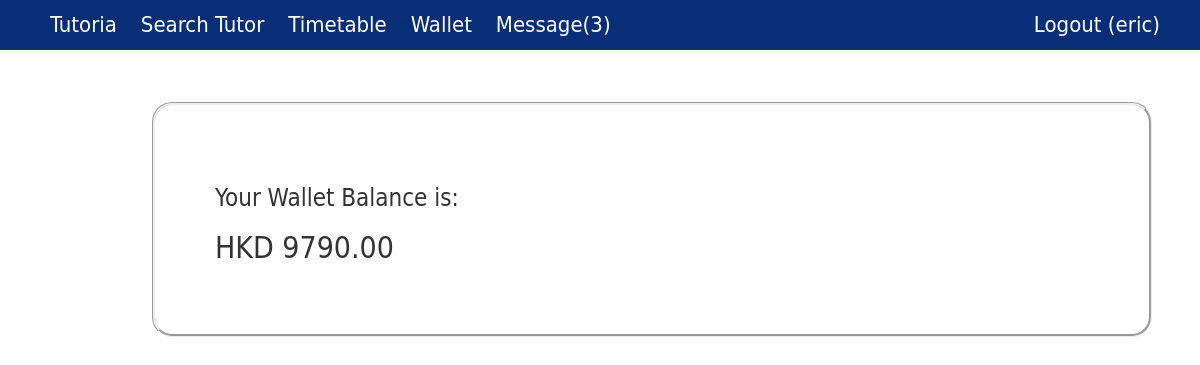
Page /wallet/ (signed in) on the earlier database version.
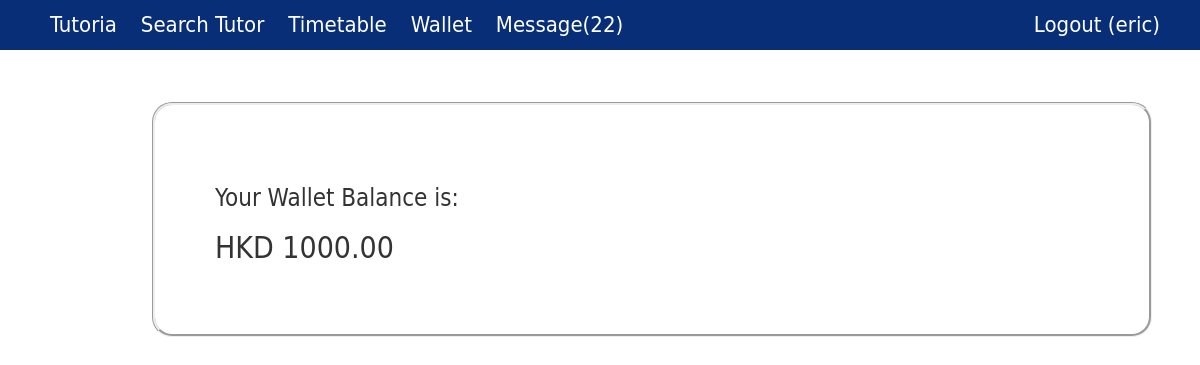
Same page on the later database version.
### core/models.py (models this page shows, shortened)
class Profile(models.Model):
    user = models.OneToOneField(User, on_delete=models.CASCADE)
    phone = models.CharField(max_length=20)
    user_type =  models.ForeignKey(UserType)
    wallet = models.OneToOneField(Wallet)
    @property
    def hasNotification(self):
        return len(Notification.objects.filter(profile=self))>0
    @property
    def getNotificationNum(self):
        return len(Notification.objects.filter(profile=self))

class Wallet(models.Model):
    amount = models.DecimalField(max_digits=20, decimal_places=2, default=0.0, blank=True, null=True)

### core/views.py (the view)
# urls.py: url(r'^wallet/$', views.viewWallet, name='view_wallet'),
@login_required
def viewWallet(request):
    if request.user.username =="admin":
        return HttpResponse("You logged in as admin.")
    wallet = request.user.profile.wallet
    context={'amount':wallet.amount}
    return render(request, 'view_wallet.html', context)

### core/templates/view_wallet.html (shortened to what this page needs)
{% extends 'base.html' %}
{% block content %}
    <h3>Your Wallet Balance is:</h3>
    <h2>HKD {{amount}}</h2>
{% endblock %}

### core/templates/base.html (shortened to what this page needs)
{% load static %}
<!DOCTYPE html>
<html>
<head>
    <link rel="stylesheet" href="https://maxcdn.bootstrapcdn.com/bootstrap/3.3.7/css/bootstrap.min.css">
    <link rel="stylesheet" href="{% static 'css/base.css' %}">
</head>
<body>
    <div id="wrapper">
        <header>
            <nav id="navigation">
                <ul>
                    <a href="{% url 'homepage' %}">
                        <li>Tutoria</li>
                    </a>
                    {% if user.is_authenticated %}
                    <a href="{% url 'search_tutor' %}">
                        <li>Search Tutor</li>
                    </a>
                    <a href="{% url 'view_timetable' %}">
                        <li>Timetable</li>
                    </a>
                    <a href="{% url 'view_wallet' %}">
                        <li>Wallet</li>
                    </a>
                    <a href="{% url 'view_notification' %}">
                        {%if user.profile.hasNotification %}
                        <li>Message({{user.profile.getNotificationNum}})</li>
                        {% else %}
                        <li>Message</li>
                        {% endif %}
                    </a>
                    <a href="{% url 'logout' %}" id="logoutButton" class="pull-right">
                        <li>Logout ({{ user.username }}) </li>
                    </a>
                    {% endif %}
                </ul>
            </nav>
        </header>
        <div id="main">
            <article>
                <section class="box">
                    {% block content %} {% endblock %}
        </div>
    </div>
</body>
</html>

Differences in the rows shown:
changed Wallet: amount "9790.00" → "1000.00"
Other differences:
{{ user.profile.getNotificationNum }}: "3" → "22"
